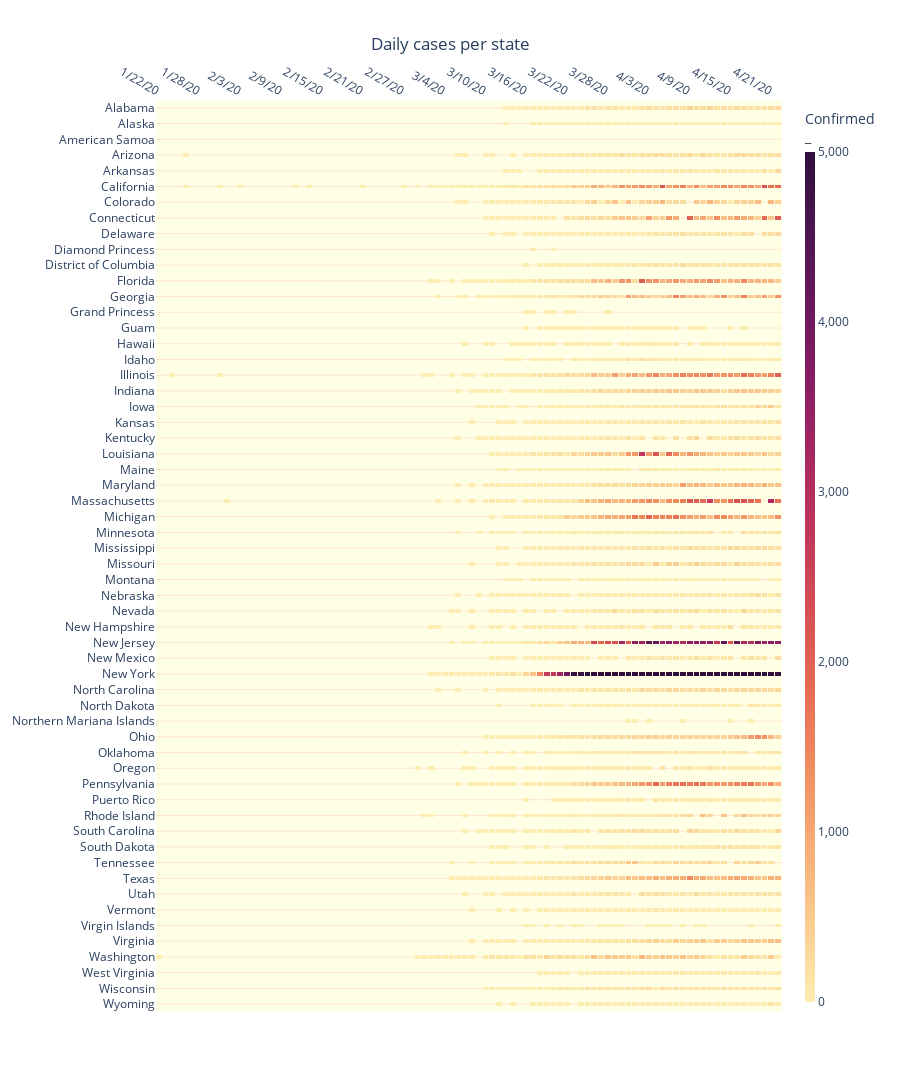

Source (notebook cell):
### Code cell
import plotly.graph_objects as go
import datetime
import numpy as np

z=values
x=dates
y=values.index #the sates

d=US_States_daily_d #deaths for the tooltip:.3f
f=US_States_daily_d
customdata = np.dstack((d, f))

fig = go.Figure(data=go.Heatmap(
        z=z,
        x=x,
        y=y,
        customdata=np.dstack((d, f)),
        hovertemplate='State: %{y}<br>Confirmed: <b> %{z:,.0f} </b> <br>Deaths: <b> %{customdata[0]:,.0f} </b> <extra></extra>',
        colorscale='matter',
        xgap=1,
        ygap=12,
        zmin=0,
        zmid=2500,
        zmax=5000,
        colorbar=dict(thickness=10, title='Confirmed <br>_', separatethousands=True),
        connectgaps=False
               )
        )

fig.update_layout(
        title='Daily cases per state',
        title_x=0.5,
        xaxis_nticks=18,
        yaxis_nticks=64,
        height=1800,
        paper_bgcolor='white', 
        plot_bgcolor='#ffffe6',
        hovermode="x unified",
        hoverlabel=dict(
                bgcolor="white", 
                font_size=16, 
                font_family="Arial",
                bordercolor='#b3b3b3'),
        dragmode=False) #disable panning so mobile apps can receive pinch to zoom events
    
fig.update_xaxes(side='top', fixedrange=True, 
                 showgrid=False,
                 spikethickness=0.4,
                 spikedash='solid',)

fig.update_yaxes(gridcolor='#ffe6cc')

fig.show(displayModeBar=False)
    
import plotly.io as pio
pio.write_html(fig, file='Index.html', auto_open=True)

### Figure 1 — Plotly figure (JSON) as saved in the notebook; plotly's stock layout.template omitted (floating-point values rounded to 4 significant figures; data arrays with more than 128 entries replaced by an {"elided": "..."} marker saying what was removed)
{"data": [{"colorbar": {"separatethousands": true, "thickness": 10, "title": {"text": "Confirmed <br>_"}}, "colorscale": [[0, "rgb(253, 237, 176)"], [0.09091, "rgb(250, 205, 145)"], [0.1818, "rgb(246, 173, 119)"], [0.2727, "rgb(240, 142, 98)"], [0.3636, "rgb(231, 109, 84)"], [0.4545, "rgb(216, 80, 83)"], [0.5455, "rgb(195, 56, 90)"], [0.6364, "rgb(168, 40, 96)"], [0.7273, "rgb(138, 29, 99)"], [0.8182, "rgb(107, 24, 93)"], [0.9091, "rgb(76, 21, 80)"], [1, "rgb(47, 15, 61)"]], "connectgaps": false, "customdata": {"elided": "58x92x2 int values"}, "hovertemplate": "State: %{y}<br>Confirmed: <b> %{z:,.0f} </b> <br>Deaths: <b> %{customdata[0]:,.0f} </b> <extra></extra>", "type": "heatmap", "x": ["1/22/20", "1/23/20", "1/24/20", "1/25/20", "1/26/20", "1/27/20", "1/28/20", "1/29/20", "1/30/20", "1/31/20", "2/1/20", "2/2/20", "2/3/20", "2/4/20", "2/5/20", "2/6/20", "2/7/20", "2/8/20", "2/9/20", "2/10/20", "2/11/20", "2/12/20", "2/13/20", "2/14/20", "2/15/20", "2/16/20", "2/17/20", "2/18/20", "2/19/20", "2/20/20", "2/21/20", "2/22/20", "2/23/20", "2/24/20", "2/25/20", "2/26/20", "2/27/20", "2/28/20", "2/29/20", "3/1/20", "3/2/20", "3/3/20", "3/4/20", "3/5/20", "3/6/20", "3/7/20", "3/8/20", "3/9/20", "3/10/20", "3/11/20", "3/12/20", "3/13/20", "3/14/20", "3/15/20", "3/16/20", "3/17/20", "3/18/20", "3/19/20", "3/20/20", "3/21/20", "3/22/20", "3/23/20", "3/24/20", "3/25/20", "3/26/20", "3/27/20", "3/28/20", "3/29/20", "3/30/20", "3/31/20", "4/1/20", "4/2/20", "4/3/20", "4/4/20", "4/5/20", "4/6/20", "4/7/20", "4/8/20", "4/9/20", "4/10/20", "4/11/20", "4/12/20", "4/13/20", "4/14/20", "4/15/20", "4/16/20", "4/17/20", "4/18/20", "4/19/20", "4/20/20", "4/21/20", "4/22/20"], "xgap": 1, "y": ["Wyoming", "Wisconsin", "West Virginia", "Washington", "Virginia", "Virgin Islands", "Vermont", "Utah", "Texas", "Tennessee", "South Dakota", "South Carolina", "Rhode Island", "Puerto Rico", "Pennsylvania", "Oregon", "Oklahoma", "Ohio", "Northern Mariana Islands", "North Dakota", "North Carolina", "New York", "New Mexico", "New Jersey", "New Hampshire", "Nevada", "Nebraska", "Montana", "Missouri", "Mississippi", "Minnesota", "Michigan", "Massachusetts", "Maryland", "Maine", "Louisiana", "Kentucky", "Kansas", "Iowa", "Indiana", "Illinois", "Idaho", "Hawaii", "Guam", "Grand Princess", "Georgia", "Florida", "District of Columbia", "Diamond Princess", "Delaware", "Connecticut", "Colorado", "California", "Arkansas", "Arizona", "American Samoa", "Alaska", "Alabama"], "ygap": 12, "z": {"elided": "58x92 int values"}, "zmax": 5000, "zmid": 2500, "zmin": 0}], "layout": {"dragmode": false, "height": 1800, "hoverlabel": {"bgcolor": "white", "bordercolor": "#b3b3b3", "font": {"family": "Arial", "size": 16}}, "hovermode": "x unified", "paper_bgcolor": "white", "plot_bgcolor": "#ffffe6", "title": {"text": "Daily cases per state", "x": 0.5}, "xaxis": {"fixedrange": true, "nticks": 18, "showgrid": false, "side": "top", "spikedash": "solid", "spikethickness": 0.4}, "yaxis": {"gridcolor": "#ffe6cc", "nticks": 64}}}
